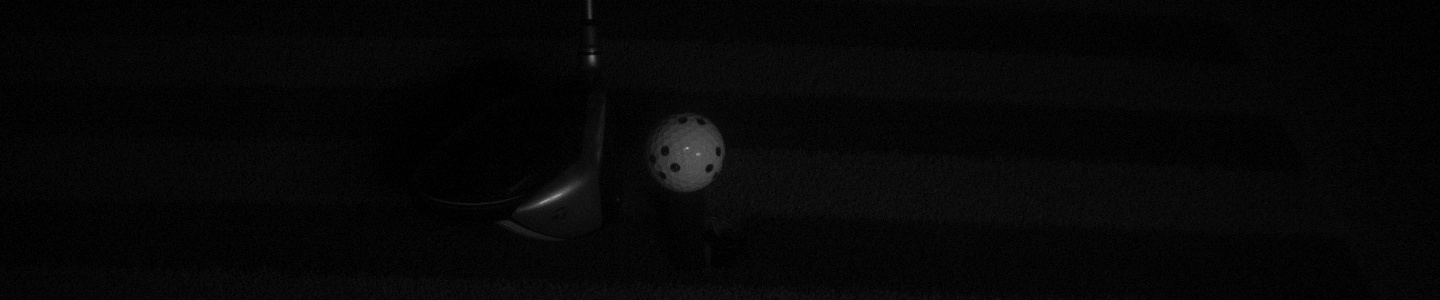
#> input picture shot-image-jpg/driver/marker_ball/Gamma_2_9.jpg, 1440 x 300 px
$ python -i golf_ball_physics_analyzer.py   (imports and definitions only)
#> lines starting #> are read from the running program, lines starting #| are printed output that depends on the picture; after the words box and inside, x2 and y2 are one past the last pixel; in counts of white or black regions, pixels touching at a corner belong together
#> further down, picture is the input picture: shape (300, 1440, 3); min 0, max 192, mean 6.6
#!/usr/bin/env python3
"""
골프공 물리량 분석 시스템
ROI와 캘리브레이션을 바탕으로 속도, 발사각, 방향각 계산
"""

import cv2
import numpy as np
import json
import matplotlib.pyplot as plt
import os
import glob
from pathlib import Path
from typing import List, Tuple, Dict
import math

class GolfBallPhysicsAnalyzer:
    def __init__(self, calibration_file="corrected_stereo_calibration_470mm.json"):
        """골프공 물리량 분석기 초기화"""
        self.calibration_file = calibration_file
        self.load_calibration()

        print("Golf Ball Physics Analyzer Initialized")
        print(f"Baseline: {self.baseline_mm}mm")
        print(f"Focal length: {self.focal_length}px")

    def load_calibration(self):
        """캘리브레이션 데이터 로드"""
        with open(self.calibration_file, 'r', encoding='utf-8') as f:
#> (reads corrected_stereo_calibration_470mm.json from the repository)
            self.calibration_data = json.load(f)

        # 카메라 매트릭스
        self.K1 = np.array(self.calibration_data['camera_matrix_1'])
        self.K2 = np.array(self.calibration_data['camera_matrix_2'])

        # 왜곡 계수
        self.D1 = np.array(self.calibration_data['distortion_coeffs_1'])
        self.D2 = np.array(self.calibration_data['distortion_coeffs_2'])

        # 스테레오 변환
        self.R = np.array(self.calibration_data['rotation_matrix'])
        self.T = np.array(self.calibration_data['translation_vector'])

        # 기타 정보
        self.baseline_mm = self.calibration_data['baseline_mm']
        self.image_size = tuple(self.calibration_data['image_size'])
        self.focal_length = self.K1[0, 0]

    # [5 lines left out: function load_roi, not called in this run]

    def detect_golf_ball_adaptive(self, frame: np.ndarray) -> tuple:
        """적응형 골프공 검출"""
        gray = cv2.cvtColor(frame, cv2.COLOR_BGR2GRAY)

        # 이미지별 적응형 임계값 설정
        mean_brightness = np.mean(gray)
#> mean_brightness = 6.6

        # 적응형 임계값 계산
        if mean_brightness > 150:
            threshold_low = max(180, mean_brightness - 30)
        else:
            threshold_low = max(120, mean_brightness + 20)
#> threshold_low = 120
        threshold_high = 255

        # 1. 적응형 이진화
        binary = cv2.inRange(gray, threshold_low, threshold_high)
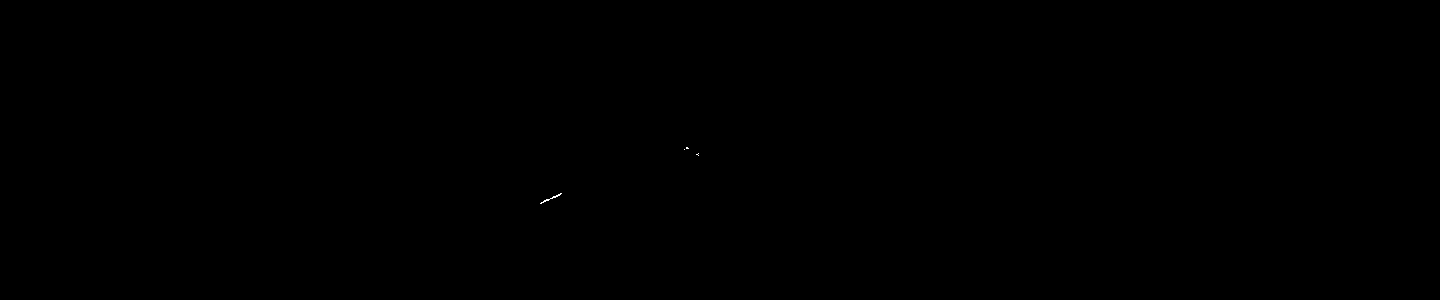
#> binary: shape (300, 1440); 0.01% white in thin lines or dots, all inside (x1, y1, x2, y2) = (540, 147, 699, 204)

        # 2. 모폴로지 연산
        kernel = cv2.getStructuringElement(cv2.MORPH_ELLIPSE, (3, 3))
        binary = cv2.morphologyEx(binary, cv2.MORPH_OPEN, kernel)
#> binary: shape (300, 1440); every value is 0
        binary = cv2.morphologyEx(binary, cv2.MORPH_CLOSE, kernel)

        # 3. 컨투어 검출
        contours, _ = cv2.findContours(binary, cv2.RETR_EXTERNAL, cv2.CHAIN_APPROX_SIMPLE)
#> contours = []

        best_contour = None
        best_score = 0

        for contour in contours:
            area = cv2.contourArea(contour)

            if 20 < area < 3000:
                perimeter = cv2.arcLength(contour, True)
                if perimeter > 0:
                    circularity = 4 * np.pi * area / (perimeter * perimeter)

                    if circularity > 0.5:
                        x, y, w, h = cv2.boundingRect(contour)
                        roi = gray[y:y+h, x:x+w]
                        mean_brightness_roi = np.mean(roi)

                        if mean_brightness_roi > threshold_low * 0.8:
                            score = circularity * (area / 100) * (mean_brightness_roi / 255)

                            if score > best_score:
                                best_score = score
                                best_contour = contour
#> this loop made 0 passes
#> after the loop, best_score = 0

        if best_contour is not None and best_score > 0.1:
            (x, y), radius = cv2.minEnclosingCircle(best_contour)
            center = (int(x), int(y))
            return center, int(radius)

        # HoughCircles 보조 검출
        circles = cv2.HoughCircles(
            gray, cv2.HOUGH_GRADIENT,
            dp=1, minDist=20,
            param1=30, param2=20,
            minRadius=5, maxRadius=30
        )
#> circles = 520 rows, first 8: [1004.5, 190.5, 29.3], [686.5, 144.5, 29.4], [867.5, 184.5, 29.4], [785.5, 174.5, 29.3], [1032.5, 183.5, 29.3], [926.5, 165.5, 29.4], [1072.5, 191.5, 29.3], [776.5, 220.5, 29.4]

        if circles is not None:
            circles = np.round(circles[0, :]).astype("int")
#> circles = 520 rows, first 8: [1004, 190, 29], [686, 144, 29], [868, 184, 29], [786, 174, 29], [1032, 184, 29], [926, 166, 29], [1072, 192, 29], [776, 220, 29]

            for circle in circles:
                center = (circle[0], circle[1])
                radius = circle[2]

                mask = np.zeros(gray.shape, dtype=np.uint8)
                cv2.circle(mask, center, radius, 255, -1)
                mean_brightness = cv2.mean(gray, mask)[0]

                if mean_brightness > threshold_low * 0.8:
                    return center, radius
#> this loop made 520 passes
#> (center, radius, mean_brightness) on passes 1 to 3: ((1004, 190), 29, 10.73), ((686, 144), 29, 61.18), ((868, 184), 29, 12.1)
#> mask: shape (300, 1440); 0.03% white; 1 white region, box (x1, y1, x2, y2) and area: (186, 40, 199, 53) 113

        return None, None

    # [214 lines left out: functions calculate_3d_position, calculate_velocity, calculate_launch_angle, calculate_direction_angle, analyze_driver_sequence, analyze_all_drivers and 1 more, not called in this run]

# [2 lines not run here, left out]

>>> import cv2
>>> picture = cv2.imread('shot-image-jpg/driver/marker_ball/Gamma_2_9.jpg')
>>> result = GolfBallPhysicsAnalyzer().detect_golf_ball_adaptive(picture)
